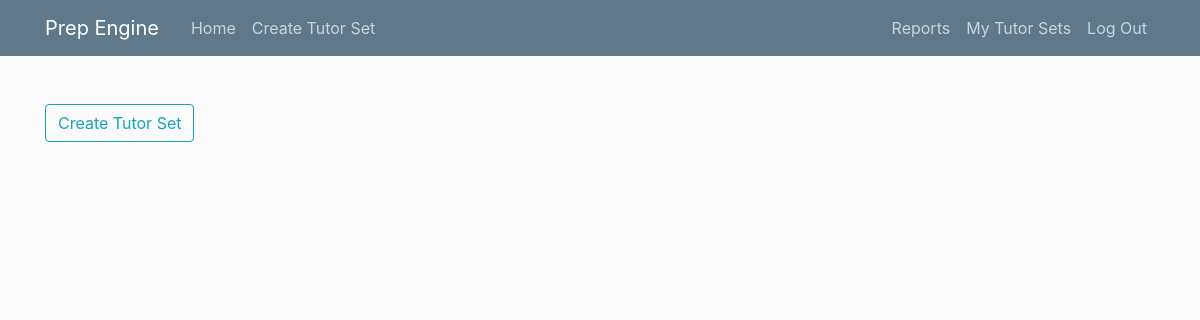
/home/ (signed in), run on an earlier commit of the app's database.
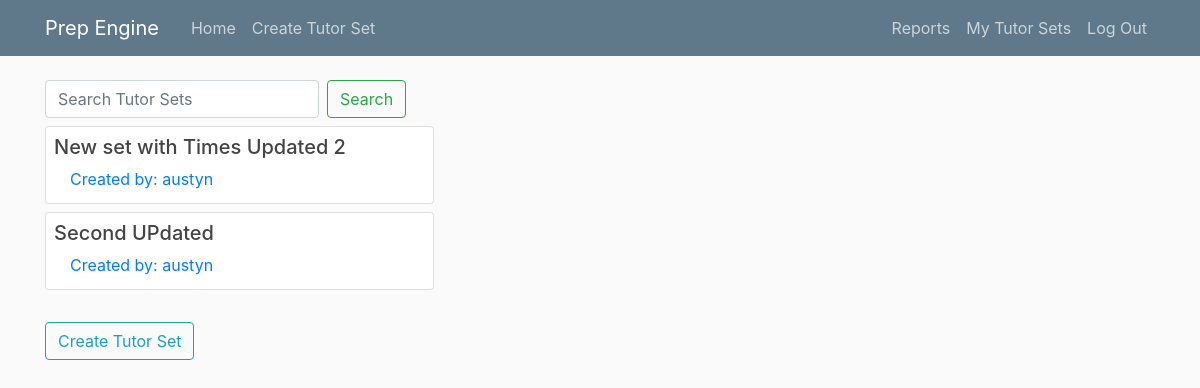
And on a later commit of the database.
### tutor_sets/models.py (models this page shows, shortened)
class TutorSet(models.Model):
    title = models.CharField(max_length=100)
    description = models.TextField(blank=True, null=True)
    author = models.ForeignKey(User, on_delete=models.CASCADE)
    date_created = models.DateTimeField(auto_now_add=True)
    date_updated = models.DateTimeField(auto_now=True)

### home/views.py (the view)
# urls.py: path('', TutorSetListView.as_view(), name='engine-home'),
class TutorSetListView(ListView):
    model = TutorSet
    template_name = 'home/home.html'
    context_object_name = 'tutorSets'
    paginate_by = 5
    def get_queryset(self):
        if 'search' in self.request.GET:
            search_term = self.request.GET['search']
            return TutorSet.objects.filter(
                            Q(title__icontains=search_term)|
                            Q(author__username__icontains=search_term)|
                            Q(description__icontains=search_term))
        return TutorSet.objects.all()

### home/templates/home/home.html (shortened to what this page needs)
{% extends "home/base.html" %}
{% block content %}
    {% if tutorSets and user.is_authenticated %}
    <form class="form-inline my-2 my-lg-0">
      <input
          class="form-control mr-sm-2 "
          type="search"
          placeholder="Search Tutor Sets"
          aria-label="Search"
          name="search">
      <button class="btn btn-outline-success my-2 my-sm-0 " type="submit">Search</button>
    </form>
    {% endif %}
    {% if user.is_authenticated %}
        {% for tutorSet in tutorSets %}
        <a style="text-decoration: none" href="{% url 'tutorSet-detail' tutorSet.pk %}">
            <div class="card mt-2 mb-2" style="width: 35%">
                <h5 class="card-title m-2">{{ tutorSet.title }}</h5>
                <p class="card-title ml-4">
                    Created by:
                    <a style="display: inline-block" href="{% url 'creator-profile' creator_pk=tutorSet.author.id %}">{{ tutorSet.author.username }}</a>
                </p>
            </div>
        </a>
        {% endfor %}
        <div>
            <a class="btn btn-outline-info mb-4 mt-4" href="{% url 'tutorSet-create' %}">Create Tutor Set</a>
        </div>
    {% endif %}
{% endblock %}

What changed in the data, as far as the page shows it:
added TutorSet: title "New set with Times Updated 2", author.username "austyn"
added TutorSet: title "Second UPdated", author.username "austyn"
Also different on the page:
text now shown: "Search"
